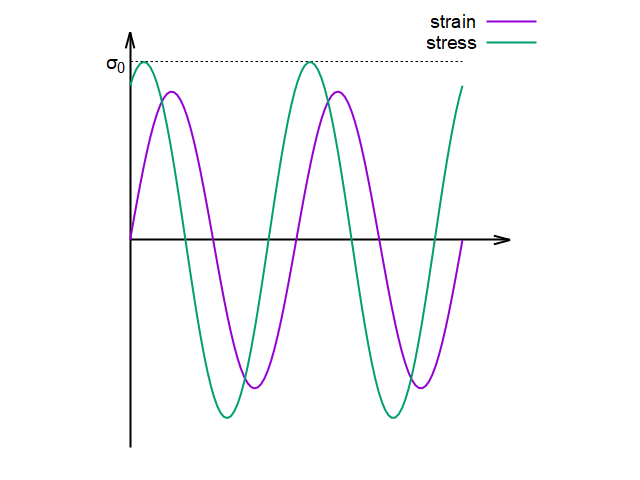

gnuplot code for this plot:
set term pngcairo font "Arial,14" 
#set term gif animate optimize delay 2 size 640, 640
#set colorsequence classic 
# 
set output "dyn_rheo.png"
#
set noborder
unset tics
set size square
set margins 0.1, 0.1, 0.1, 0.1
#
xmin = -1
xmax = 9
ymin = -8
ymax = 8
set xrange[xmin:xmax]
set yrange[ymin:ymax]

set parametric
#set samples 200
div = 50
set trange[0:div]

lmd = 5
sigma = 6
omega = 4.0*pi/div
delta = pi/3.
x_length = 7

set arrow from 0, 0 to x_length + 1, 0 lt 8 lw 2
set arrow from 0, -1*(sigma+1) to 0, sigma+1  lt 8 lw 2

set label 1 at first -0.5, sigma "σ_0"
set arrow from 0, sigma to x_length, sigma lt 8 dt "-" lw 1 nohead

plot x_length*t/div, lmd*sin(omega*t) lw 2 lt 1 ti 'strain', \
x_length*t/div, sigma*sin(omega*t + delta) lw 2 lt 2 ti "stress", \
#x_length*t/div, sigma*cos(delta)*sin(omega*t) lw 2 ti "elastic", \
#x_length*t/div, sigma*sin(delta)*cos(omega*t) lw 2 ti "viscous", \

set noarrow
set out
set terminal wxt enhanced

set term pngcairo font "Arial,14" 
#set term gif animate optimize delay 2 size 640, 640
#set colorsequence classic 
# 
set output "dyn_rheo_ela.png"
#
set noborder
unset tics
set size square
set margins 0.1, 0.1, 0.1, 0.1
#
xmin = -1
xmax = 9
ymin = -8
ymax = 8
set xrange[xmin:xmax]
set yrange[ymin:ymax]

set parametric
#set samples 200
div = 50
set trange[0:div]

lmd = 5
sigma = 6
omega = 4.0*pi/div
delta = pi/3.
x_length = 7

set arrow from 0, 0 to x_length + 1, 0 lt 8 lw 2
set arrow from 0, -1*(sigma+1) to 0, sigma+1  lt 8 lw 2

set label 1 at first -1.8, sigma*cos(delta) "σ_0*cos(δ)"
set arrow from 0, sigma*cos(delta) to x_length, sigma*cos(delta) lt 8 dt "-" lw 1 nohead

plot x_length*t/div, lmd*sin(omega*t) lw 2 lt 1 ti 'strain', \
x_length*t/div, sigma*sin(omega*t + delta) lw 2 lt 2 dt (10,10) ti "stress", \
x_length*t/div, sigma*cos(delta)*sin(omega*t) lw 2 lt 3 ti "elastic", \

#x_length*t/div, sigma*sin(delta)*cos(omega*t) lw 2 ti "viscous", \

set noarrow
set out
set terminal wxt enhanced

set term pngcairo font "Arial,14" 
#set term gif animate optimize delay 2 size 640, 640
#set colorsequence classic 
# 
set output "dyn_rheo_visco.png"
#
set noborder
unset tics
set size square
set margins 0.1, 0.1, 0.1, 0.1
#
xmin = -1
xmax = 9
ymin = -8
ymax = 8
set xrange[xmin:xmax]
set yrange[ymin:ymax]

set parametric
#set samples 200
div = 50
set trange[0:div]

lmd = 5
sigma = 6
omega = 4.0*pi/div
delta = pi/3.
x_length = 7

set arrow from 0, 0 to x_length + 1, 0 lt 8 lw 2
set arrow from 0, -1*(sigma+1) to 0, sigma+1  lt 8 lw 2

set label 1 at first -1.8, sigma*sin(delta) "σ_0*sin(δ)"
set arrow from 0, sigma*sin(delta) to x_length, sigma*sin(delta) lt 8 dt "-" lw 1 nohead

plot x_length*t/div, lmd*sin(omega*t) lw 2 lt 1 ti 'strain', \
x_length*t/div, sigma*sin(omega*t + delta) lw 2 lt 2 dt (10, 10) ti "stress", \
x_length*t/div, sigma*sin(delta)*cos(omega*t) lw 2 lt 4 ti "viscous", \
#x_length*t/div, sigma*cos(delta)*sin(omega*t) lw 2 ti "elastic", \

set noarrow
set out
set terminal wxt enhanced

set term pngcairo font "Arial,14" 
set key left
# 
set output "dyn_rheo_lissajou.png"
#
set noborder
unset tics
set size square
set margins 0.1, 0.1, 0.1, 0.1
#
xmin = -8
xmax = 8
ymin = -8
ymax = 8
set xrange[xmin:xmax]
set yrange[ymin:ymax]

set parametric
div = 50
set trange[0:div]

lmd = 5
sigma = 6
omega = 4.0*pi/div
delta0 = 0
delta1 = pi/6.
delta2 = pi/3.
delta3 = pi/2.
x_length = 7

set arrow from -1*lmd -1, 0 to lmd + 1, 0 lt 8 lw 2
set arrow from 0, -1*(sigma+1) to 0, sigma+1  lt 8 lw 2

set label 1 at first -0.5, sigma "σ_0"
set label 2 at first lmd, -0.5 "γ"
set arrow from 0, sigma to lmd, sigma lt 8 dt "-" lw 1 nohead
set arrow from lmd, 0 to lmd, sigma lt 8 dt "-" lw 1 nohead

plot lmd*sin(omega*t), sigma*sin(omega*t + delta0) lw 2 lt 1 ti 'δ=0', \
lmd*sin(omega*t), sigma*sin(omega*t + delta1) lw 2 lt 2 ti 'δ=π/6', \
lmd*sin(omega*t), sigma*sin(omega*t + delta2) lw 2 lt 3 ti 'δ=π/3', \
lmd*sin(omega*t), sigma*sin(omega*t + delta3) lw 2 lt 4 ti 'δ=π/2'

set noarrow
set out
set terminal wxt enhanced